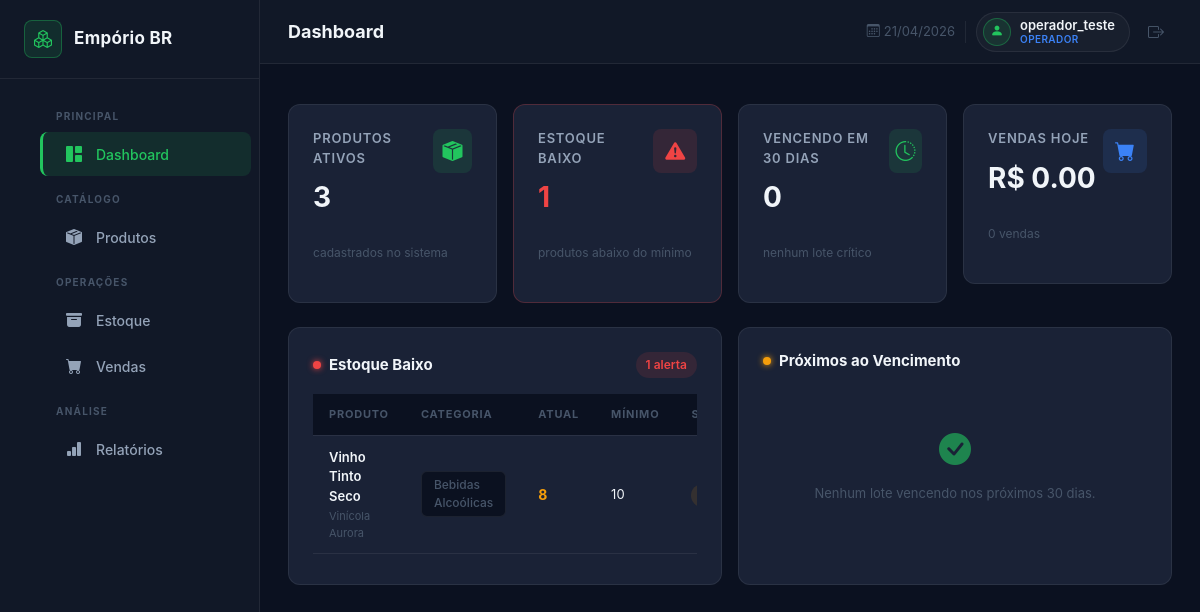
The app's page /dashboard (signed in) with its own data.
### app/models/models.py (models this page shows, shortened)
class Usuario(UserMixin, db.Model):
    __tablename__ = 'usuarios'
    id = db.Column(db.Integer, primary_key=True)
    nome = db.Column(db.String(100), nullable=False)
    senha_hash = db.Column(db.String(255), nullable=False)
    perfil = db.Column(db.String(20), nullable=False, default='operador')  # 'admin' ou 'operador'
    ativo = db.Column(db.Boolean, default=True)
    movimentacoes = db.relationship('Movimentacao', backref='usuario', lazy='dynamic')
    vendas = db.relationship('Venda', backref='usuario', lazy='dynamic')
    @property
    def is_admin(self):
        return self.perfil == 'admin'

class Produto(db.Model):
    __tablename__ = 'produtos'
    id = db.Column(db.Integer, primary_key=True)
    nome = db.Column(db.String(150), nullable=False)
    categoria_id = db.Column(db.Integer, db.ForeignKey('categorias.id'), nullable=False)
    fabricante = db.Column(db.String(100))
    volume = db.Column(db.String(30))
    peso = db.Column(db.String(30))
    codigo_barras = db.Column(db.String(50), unique=True)
    margem_lucro = db.Column(db.Float, nullable=False, default=30.0)
    preco_custo = db.Column(db.Float, nullable=False, default=0.0)
    preco_venda = db.Column(db.Float, nullable=False, default=0.0)
    estoque_minimo = db.Column(db.Integer, nullable=False, default=5)
    estoque_maximo = db.Column(db.Integer, nullable=False, default=100)
    ativo = db.Column(db.Boolean, default=True)
    lotes = db.relationship('Lote', backref='produto', lazy='dynamic')
    movimentacoes = db.relationship('Movimentacao', backref='produto', lazy='dynamic')
    @property
    def estoque_atual(self):
        total = 0
        for lote in self.lotes:
            total += lote.quantidade
        return total

class Categoria(db.Model):
    __tablename__ = 'categorias'
    id = db.Column(db.Integer, primary_key=True)
    nome = db.Column(db.String(80), nullable=False, unique=True)
    ativo = db.Column(db.Boolean, default=True)
    produtos = db.relationship('Produto', backref='categoria', lazy='dynamic')

class Lote(db.Model):
    __tablename__ = 'lotes'
    id = db.Column(db.Integer, primary_key=True)
    produto_id = db.Column(db.Integer, db.ForeignKey('produtos.id'), nullable=False)
    numero_lote = db.Column(db.String(60))
    quantidade = db.Column(db.Integer, nullable=False, default=0)
    data_validade = db.Column(db.Date)
    data_entrada = db.Column(db.DateTime, default=lambda: datetime.now(timezone.utc))
    itens_venda = db.relationship('ItemVenda', backref='lote', lazy='dynamic')
    movimentacoes = db.relationship('Movimentacao', backref='lote', lazy='dynamic')

### app/routes/main.py (the view)
@main_bp.route('/')
@main_bp.route('/dashboard')
@login_required
def dashboard():
    hoje = date.today()
    limite_vencimento = hoje + timedelta(days=30)
    inicio_dia = datetime.combine(hoje, datetime.min.time()).replace(tzinfo=timezone.utc)
    total_produtos = Produto.query.filter_by(ativo=True).count()
    produtos_ativos = Produto.query.filter_by(ativo=True).all()
    alertas_estoque = [p for p in produtos_ativos if p.estoque_atual <= p.estoque_minimo]
    lotes_vencendo = (
        Lote.query
        .filter(Lote.data_validade != None)
        .filter(Lote.data_validade >= hoje)
        .filter(Lote.data_validade <= limite_vencimento)
        .filter(Lote.quantidade > 0)
        .order_by(Lote.data_validade.asc())
        .all()
    )
    vendas_hoje = Venda.query.filter(Venda.data >= inicio_dia).all()
    total_vendas_hoje = sum(v.total for v in vendas_hoje)
    return render_template(
        'main/dashboard.html',
        total_produtos=total_produtos,
        alertas_estoque=alertas_estoque,
        lotes_vencendo=lotes_vencendo,
        total_vendas_hoje=total_vendas_hoje,
        qtd_vendas_hoje=len(vendas_hoje),
        hoje=hoje,
    )

### app/models/models.py (called while the page is built)
@login_manager.user_loader
def load_user(user_id):
    return Usuario.query.get(int(user_id))

### app/templates/main/dashboard.html (shortened to what this page needs)
{% extends 'base.html' %}
{% block page_title %}Dashboard{% endblock %}
{% block topbar_actions %}
  <span class="topbar-date">
    <i class="bi bi-calendar3 me-1"></i>
    {{ hoje.strftime('%d/%m/%Y') }}
  </span>
{% endblock %}
{% block content %}
<div class="row g-3 mb-4">
  <div class="col-sm-6 col-xl-3">
    <div class="card-dark kpi-card">
      <div class="kpi-top">
        <div>
          <p class="card-title">Produtos Ativos</p>
          <p class="card-value">{{ total_produtos }}</p>
        </div>
        <div class="card-icon card-icon-green">
          <i class="bi bi-box-seam-fill"></i>
        </div>
      </div>
      <p class="kpi-sub">cadastrados no sistema</p>
    </div>
  </div>
  <div class="col-sm-6 col-xl-3">
    <div class="card-dark kpi-card {% if alertas_estoque %}kpi-alert{% endif %}">
      <div class="kpi-top">
        <div>
          <p class="card-title">Estoque Baixo</p>
          <p class="card-value {% if alertas_estoque %}value-danger{% endif %}">
            {{ alertas_estoque | length }}
          </p>
        </div>
        <div class="card-icon {% if alertas_estoque %}card-icon-red{% else %}card-icon-green{% endif %}">
          <i class="bi bi-exclamation-triangle-fill"></i>
        </div>
      </div>
      <p class="kpi-sub">
        {% if alertas_estoque %}produtos abaixo do mínimo{% else %}todos os estoques OK{% endif %}
      </p>
    </div>
  </div>
  <div class="col-sm-6 col-xl-3">
    <div class="card-dark kpi-card {% if lotes_vencendo %}kpi-warn{% endif %}">
      <div class="kpi-top">
        <div>
          <p class="card-title">Vencendo em 30 dias</p>
          <p class="card-value {% if lotes_vencendo %}value-warning{% endif %}">
            {{ lotes_vencendo | length }}
          </p>
        </div>
        <div class="card-icon {% if lotes_vencendo %}card-icon-yellow{% else %}card-icon-green{% endif %}">
          <i class="bi bi-clock-history"></i>
        </div>
      </div>
      <p class="kpi-sub">
        {% if lotes_vencendo %}lotes com validade próxima{% else %}nenhum lote crítico{% endif %}
      </p>
    </div>
  </div>
  <div class="col-sm-6 col-xl-3">
    <div class="card-dark kpi-card">
      <div class="kpi-top">
        <div>
          <p class="card-title">Vendas Hoje</p>
          <p class="card-value">R$ {{ '%.2f'|format(total_vendas_hoje) }}</p>
        </div>
        <div class="card-icon card-icon-blue">
          <i class="bi bi-cart-fill"></i>
        </div>
      </div>
      <p class="kpi-sub">{{ qtd_vendas_hoje }} venda{{ 's' if qtd_vendas_hoje != 1 }}</p>
    </div>
  </div>
</div>
<div class="row g-3">
  <div class="col-lg-6">
    <div class="card-dark h-100">
      <div class="section-header mb-3">
        <div class="section-title-group">
          <span class="section-dot dot-red"></span>
          <h5 class="section-title">Estoque Baixo</h5>
        </div>
        {% if alertas_estoque %}
          <span class="badge-red">{{ alertas_estoque | length }} alerta{{ 's' if alertas_estoque | length != 1 }}</span>
        {% endif %}
      </div>
      {% if alertas_estoque %}
        <div class="table-scroll">
          <table class="table-dark-custom">
            <thead>
              <tr>
                <th>Produto</th>
                <th>Categoria</th>
                <th>Atual</th>
                <th>Mínimo</th>
                <th>Status</th>
              </tr>
            </thead>
            <tbody>
              {% for p in alertas_estoque %}
              <tr>
                <td>
                  <span class="product-name">{{ p.nome }}</span>
                  {% if p.fabricante %}<span class="product-brand">{{ p.fabricante }}</span>{% endif %}
                </td>
                <td><span class="badge-gray">{{ p.categoria.nome }}</span></td>
                <td>
                  <strong class="{% if p.estoque_atual == 0 %}text-danger{% else %}text-warning{% endif %}">
                    {{ p.estoque_atual }}
                  </strong>
                </td>
                <td class="text-muted-col">{{ p.estoque_minimo }}</td>
                <td>
                  {% if p.estoque_atual == 0 %}
                    <span class="badge-red">Sem estoque</span>
                  {% else %}
                    <span class="badge-yellow">Crítico</span>
                  {% endif %}
                </td>
              </tr>
              {% endfor %}
            </tbody>
          </table>
        </div>
      {% else %}
        <div class="empty-state">
          <i class="bi bi-check-circle-fill empty-icon-green"></i>
          <p>Todos os produtos estão com estoque adequado.</p>
        </div>
      {% endif %}
    </div>
  </div>
  <div class="col-lg-6">
    <div class="card-dark h-100">
      <div class="section-header mb-3">
        <div class="section-title-group">
          <span class="section-dot dot-yellow"></span>
          <h5 class="section-title">Próximos ao Vencimento</h5>
        </div>
      </div>
      {% if lotes_vencendo %}
        <div class="table-scroll">
          <table class="table-dark-custom">
            <thead>
              <tr>
                <th>Produto</th>
                <th>Qtd.</th>
                <th>Validade</th>
                <th>Dias</th>
              </tr>
            </thead>
            <tbody>
              {% for lote in lotes_vencendo %}
              {% set dias = (lote.data_validade - hoje).days %}
              <tr>
                <td>
                  <span class="product-name">{{ lote.produto.nome }}</span>
                </td>
                <td>{{ lote.quantidade }}</td>
                <td>{{ lote.data_validade.strftime('%d/%m/%Y') }}</td>
                <td>
                  {% if dias <= 7 %}
                    <span class="badge-red">{{ dias }}d</span>
                  {% elif dias <= 15 %}
                    <span class="badge-yellow">{{ dias }}d</span>
                  {% else %}
                    <span class="badge-blue">{{ dias }}d</span>
                  {% endif %}
                </td>
              </tr>
              {% endfor %}
            </tbody>
          </table>
        </div>
      {% else %}
        <div class="empty-state">
          <i class="bi bi-check-circle-fill empty-icon-green"></i>
          <p>Nenhum lote vencendo nos próximos 30 dias.</p>
        </div>
      {% endif %}
    </div>
  </div>
</div>
{% endblock %}

### app/templates/base.html (shortened to what this page needs)
<!DOCTYPE html>
<html lang="pt-BR">
<head>
  <link href="https://cdn.jsdelivr.net/npm/bootstrap@5.3.3/dist/css/bootstrap.min.css" rel="stylesheet">
  <link href="https://cdn.jsdelivr.net/npm/bootstrap-icons@1.11.3/font/bootstrap-icons.min.css" rel="stylesheet">
  <link href="{{ url_for('static', filename='css/styles.css') }}" rel="stylesheet">
</head>
<body>
<div class="layout-wrapper">
  <aside class="sidebar" id="sidebar">
    <div class="sidebar-brand">
      <span class="brand-icon"><i class="bi bi-boxes"></i></span>
      <span class="brand-name">Empório BR</span>
    </div>
    <nav class="sidebar-nav">
      <ul>
        <li class="nav-label">Principal</li>
        <li>
          <a href="{{ url_for('main.dashboard') }}"
             class="{{ 'active' if request.endpoint == 'main.dashboard' }}">
            <i class="bi bi-grid-1x2-fill"></i>
            <span>Dashboard</span>
          </a>
        </li>
        <li class="nav-label">Catálogo</li>
        <li>
          <a href="{{ url_for('produtos.lista_produtos') }}"
             class="{{ 'active' if request.endpoint and request.endpoint.startswith('produtos.') }}">
            <i class="bi bi-box-seam-fill"></i>
            <span>Produtos</span>
          </a>
        </li>
        <li class="nav-label">Operações</li>
        <li>
          <a href="{{ url_for('estoque.visao_geral') }}"
             class="{{ 'active' if request.endpoint and request.endpoint.startswith('estoque.') }}">
            <i class="bi bi-archive-fill"></i>
            <span>Estoque</span>
          </a>
        </li>
        <li>
          <a href="{{ url_for('vendas.nova_venda') }}"
             class="{{ 'active' if request.endpoint and request.endpoint.startswith('vendas.') }}">
            <i class="bi bi-cart-fill"></i>
            <span>Vendas</span>
          </a>
        </li>
        <li class="nav-label">Análise</li>
        <li>
          <a href="{{ url_for('relatorios.relatorio_estoque') }}"
             class="{{ 'active' if request.endpoint and request.endpoint.startswith('relatorios.') }}">
            <i class="bi bi-bar-chart-fill"></i>
            <span>Relatórios</span>
          </a>
        </li>
      </ul>
    </nav>
  </aside>
  <div class="main-content">
    <header class="topbar">
      <h1 class="page-title">{% block page_title %}{% endblock %}</h1>
      <div class="topbar-right">
        {% block topbar_actions %}{% endblock %}
        <div class="topbar-user">
          <div class="topbar-avatar"><i class="bi bi-person-fill"></i></div>
          <div class="topbar-user-info">
            <span class="topbar-user-name">{{ current_user.nome }}</span>
            <span class="topbar-user-role" style="{{ '' if current_user.is_admin else 'color:var(--info);' }}">
              {{ 'Admin' if current_user.is_admin else 'Operador' }}
            </span>
          </div>
        </div>
        <a href="{{ url_for('auth.logout') }}" class="btn-logout" title="Sair">
          <i class="bi bi-box-arrow-right"></i>
        </a>
      </div>
    </header>
    <div class="flash-container">
    </div>
    <main class="page-body">
      {% block content %}{% endblock %}
    </main>
  </div>
</div>
</body>
</html>

### records on screen
Usuario: nome "operador_teste", perfil "OPERADOR"
Produto: nome "Vinho Tinto Seco", fabricante "Vinícola Aurora", categoria.nome "Bebidas Alcoólicas", estoque_atual "8", estoque_minimo "10"

### other values on screen
{{ total_produtos }} "3"
{{ alertas_estoque | length }} "1"
{{ lotes_vencendo | length }} "0"
{{ '%.2f'|format(total_vendas_hoje) }} "0.00"
{{ qtd_vendas_hoje }} "0"
{{ 's' if qtd_vendas_hoje != 1 }} "s"
